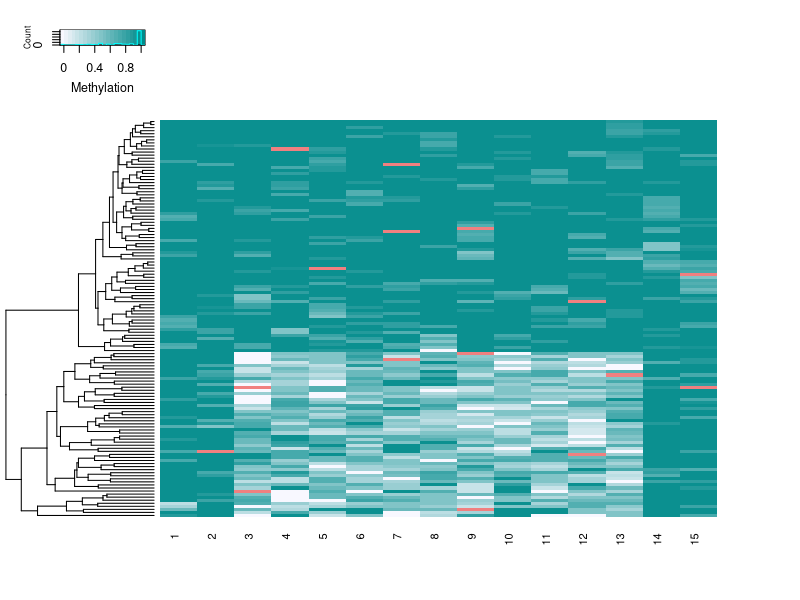

The R script that drew this image: (Note: this script raises an error after producing the figure.)
############################################################################
############################################################################
###########                                                      ###########
###########                  Simulation study 2                  ###########
###########             Author: Benjamin Planterose              ###########
###########                                                      ###########
###########        Erasmus MC University Medical Centre          ###########
###########               Rotterdam, The Netherlands             ###########
###########                                                      ###########
###########           b.planterosejimenez@erasmusmc.nl           ###########
###########                                                      ###########
############################################################################
############################################################################

## Load libraries
library(gplots)
library(data.table)
library(parallel)
library(MASS)
library(MLmetrics)
library(ggplot2)

## Load functions
sample_mat = function(N, p)
{
  if(length(N) == 0)
  {
    return(NULL)
  }
  if(is.null(ncol(N)))
  {
    dim(N) = c(length(N), 1)
  }
  matrix(sapply(1:prod(dim(N)), function(x) rbinom(n = 1, size = c(N)[x], prob = p)), nrow = nrow(N))
}

simulate_UM <- function(bin_size, f, L, n, lambda, p, epsilon, model)
{
  n_bin = L/bin_size
  n_bin_flank = f/bin_size
  
  # Fill in the flanking bins
  N_mat = matrix(rpois(n = n_bin*n, lambda), nrow = n_bin)
  M_mat = matrix(NA, nrow = n_bin, ncol = n)
  M_mat[1:n_bin_flank, ] = sample_mat(N_mat[1:n_bin_flank, ], (1-epsilon))
  M_mat[(n_bin-n_bin_flank+1):n_bin, ] = sample_mat(N_mat[(n_bin-n_bin_flank+1):n_bin, ], (1-epsilon))

  if(model == 'M1')
  {
    M_mat[(n_bin_flank+1):(n_bin-n_bin_flank), ] = sample_mat(N_mat[(n_bin_flank+1):(n_bin-n_bin_flank), ], p)
  }
  if(model == 'M2')
  {
    classes = sample(c(0,1), n, prob = c(1-p, p), replace= T)
    M_mat[(n_bin_flank+1):(n_bin-n_bin_flank), classes == 0] = sample_mat(N_mat[(n_bin_flank+1):(n_bin-n_bin_flank), classes == 0], epsilon)
    M_mat[(n_bin_flank+1):(n_bin-n_bin_flank), classes == 1] = sample_mat(N_mat[(n_bin_flank+1):(n_bin-n_bin_flank), classes == 1], (1-epsilon))
  }
  if(model == 'M3')
  {
    p = p/2
    classes = sample(c(0,1), n, prob = c(1-2*p, 2*p), replace= T)
    M_mat[(n_bin_flank+1):(n_bin-n_bin_flank), classes == 0] = sample_mat(N_mat[(n_bin_flank+1):(n_bin-n_bin_flank), classes == 0], epsilon)
    M_mat[(n_bin_flank+1):(n_bin-n_bin_flank), classes == 1] = sample_mat(N_mat[(n_bin_flank+1):(n_bin-n_bin_flank), classes == 1], 0.5)
  }
  if(model == 'M4')
  {
    p = 1-p/2
    classes = sample(c(0,1), n, prob = c(2*(1-p), 1-2*(1-p)), replace= T)
    M_mat[(n_bin_flank+1):(n_bin-n_bin_flank), classes == 0] = sample_mat(N_mat[(n_bin_flank+1):(n_bin-n_bin_flank), classes == 0], 0.5)
    M_mat[(n_bin_flank+1):(n_bin-n_bin_flank), classes == 1] = sample_mat(N_mat[(n_bin_flank+1):(n_bin-n_bin_flank), classes == 1], (1-epsilon))
  }
  if(model == 'M5')
  {
    classes = sample(c(0,1,2), n, prob = c((1-p)^2, 2*p*(1-p), p^2), replace= T)
    M_mat[(n_bin_flank+1):(n_bin-n_bin_flank), classes == 0] = sample_mat(N_mat[(n_bin_flank+1):(n_bin-n_bin_flank), classes == 0], epsilon)
    M_mat[(n_bin_flank+1):(n_bin-n_bin_flank), classes == 1] = sample_mat(N_mat[(n_bin_flank+1):(n_bin-n_bin_flank), classes == 1], 0.5)
    M_mat[(n_bin_flank+1):(n_bin-n_bin_flank), classes == 2] = sample_mat(N_mat[(n_bin_flank+1):(n_bin-n_bin_flank), classes == 2], (1-epsilon))
  }
  U_mat = N_mat - M_mat
  return(list(M = M_mat, U = U_mat))
}

Visualize_JRC <- function(M, U)
{
  breaks=seq(-0.05, 1.05, 0.05)
  my_palette <- colorRampPalette(c("ghostwhite", "darkcyan"))(n = length(breaks) - 1)
  BETA = M/(M+U)
  heatmap.2(t(BETA), trace = 'none', Colv = 'none', breaks = breaks,
            na.color = 'lightcoral', dendrogram = 'row', col = my_palette,
            offsetRow = -55, keysize = 1, labRow = '', cexRow = 2, srtRow = 90, key.title = '', key.xlab = 'Methylation',
            main = '', cexCol = 0.8) 
}

simulation = function(bin_size, f, L, n, lambda, p, epsilon, N_rep, bin_tol, mod_tol)
{
  sim.data = lapply(c('M1', 'M2', 'M3', 'M4', 'M5'), function(i) lapply(1:N_rep, function(j) simulate_UM(bin_size, f, L, n, lambda, p, epsilon, i)))
  likelihood_list = lapply(1:5, function(i) sapply(1:N_rep, function(j) test_region(sim.data[[i]][[j]], epsilon = epsilon, tol = bin_tol)))
  likelihood_list = lapply(likelihood_list, t)
  likelihoods = as.data.frame(Reduce(rbind, likelihood_list))
  likelihoods$real = rep(1:5, each = N_rep)
  likelihoods$predicted = sapply(1:nrow(likelihoods), function(i) classify(as.numeric(likelihoods[i, 1:5]), tol = mod_tol))
  likelihoods$predicted[!(likelihoods$predicted %in% c('L1', 'L2_L5', 'L3_L5', 'L4_L5', 'L5'))] = 'L1'
  likelihoods$predicted2 = factor(likelihoods$predicted, levels =c('L1', 'L2_L5', 'L3_L5', 'L4_L5', 'L5'))
  levels(likelihoods$predicted2) = 1:5
  #likelihoods = likelihoods[!is.na(likelihoods$predicted),]
  return(F1_Score_macro(likelihoods$predicted2, likelihoods$real))
}

rowMin <- function(mat)
{
  sapply(1:nrow(mat), function(x) which.min(mat[x,]))
}

JRC_sorter <- function(U, M, epsilon)
{
  total = U+M
  
  # Model 1
  p1 = sum(M)/sum(total)
  L1 = sum(dbinom(x = M, size = total, prob = p1, log = T))
  
  # Model 2
  D_mat = cbind((M-0)^2, (M-total)^2)
  cluster2 = rowMin(D_mat)-1
  indicator2 = cluster2 + (cluster2 == 0)*epsilon - (cluster2 == 1)*epsilon
  L2 = sum(dbinom(x = M, size = total, prob = indicator2, log = T))
  
  # Model 3
  D_mat = cbind((M-0.5*total)^2, (M-total)^2)
  cluster3 = (rowMin(D_mat))/2
  indicator3 = cluster3 + (cluster3 == 0)*epsilon - (cluster3 == 1)*epsilon
  L3 = sum(dbinom(x = M, size = total, prob = indicator3, log = T))
  
  # Model 4
  D_mat = cbind((M-0)^2, (M-0.5*total)^2)
  cluster4 = (rowMin(D_mat)-1)/2
  indicator4 = cluster4 + (cluster4 == 0)*epsilon - (cluster4 == 1)*epsilon
  L4 = sum(dbinom(x = M, size = total, prob = indicator4, log = T))
  
  # Model 5
  D_mat = Reduce(cbind, list((M-0)^2, (M-0.5*total)^2, (M-total)^2))
  cluster5 = (rowMin(D_mat)-1)/2
  #p5 = mean(cluster5)
  indicator5 = cluster5 + (cluster5 == 0)*epsilon - (cluster5 == 1)*epsilon
  L5 = sum(dbinom(x = M, size = total, prob = indicator5, log = T))
  
  L_vec = c(L1 = L1, L2 = L2, L3 = L3, L4 = L4, L5 = L5)
  L_vec
}

colMax_tol <- function(mat, tol)
{
  sapply(1:ncol(mat), function(i) paste(names(which(mat[,i] > max(mat[,i]) - tol*abs(max(mat[,i])))), collapse = '_'))
}

test_region <- function(RES_i, epsilon, tol)
{
  M = RES_i[[1]]; U = RES_i[[2]]
  # Likelihoods
  L_mat = sapply(1:nrow(M), function(i) JRC_sorter(M[i,], U[i,], epsilon = epsilon))
  colnames(L_mat) = 1:ncol(L_mat)
  state_bin = colMax_tol(L_mat, tol)
  state_bin[grepl('L1', state_bin)] = 'L1'
  
  s_vec = numeric(length = 5); names(s_vec) = paste('L', 1:5, sep='')
  s_vec['L1'] = sum(L_mat[1,])
  
  for(i in paste('L', 2:5, sep=''))
  {
    where = grepl(i, state_bin)
    if(sum(where) > 0)
    {
      values = L_mat[1,]
      values[where] = L_mat[i, where]
      s_vec[i] = sum(values)
    }
    else
    {
      s_vec[i] = -Inf
    }
  }
  #s_vec = rowSums(L_mat)
  return(likelihoods = s_vec)
}

classify <- function(s_vec, tol)
{
  names(s_vec) = paste('L', 1:length(s_vec), sep = '')
  M_L = max(s_vec)
  out_category = names(which(s_vec >= M_L - tol*abs(M_L)))
  out_label = paste(out_category, collapse = '_')
  return(out_label)
}

simulate_all_conditions <- function(bin_size, f, L, epsilon, conditions, N_rep, bin_tol, mod_tol, N_iter)
{
  for(j in 1:N_iter)
  {
    print(paste(j, 'of', N_iter))
    f1_score_j = sapply(1:nrow(conditions), function(i) simulation(bin_size, f, L, n = conditions$n[i], 
                                                                   lambda = conditions$lambda[i],
                                                                   p = conditions$p[i], epsilon, N_rep, bin_tol, mod_tol))
    # bin_size, f, L, n, lambda, p, epsilon, N_rep, bin_tol, mod_tol
    conditions = cbind(conditions, f1_score_j)
  }
  return(conditions)
}


####### Visualize simulator
sim.data = simulate_UM(bin_size = 200, f = 400, L = 3000, n = 130, lambda = 5, p = 0.5, epsilon = 0.05, model = 'M4')
rowMeans(sim.data$M/(sim.data$M + sim.data$U))
Visualize_JRC(M = sim.data$M, U = sim.data$U)

####### Define parameters
# Fix
bin_size = 200
f = 400
L = 3000
epsilon = 0.05
N_rep = 50
N_iter = 5
bin_tol = 0.15
mod_tol = 0.1
# Variable
n = c(50, 75, 100, 150, 250)
lambda = c(5, 7, 10, 50, 100)
p = seq(0.05, 0.45, 0.1)
conditions = expand.grid(n, lambda, p)
colnames(conditions) = c("n", "lambda", "p")
dim(conditions) # 125   3

####### Run Simulation
start_time <- Sys.time()
set.seed(123)
RES = simulate_all_conditions(bin_size, f, L, epsilon, conditions, N_rep, bin_tol, mod_tol, N_iter)
end_time <- Sys.time()
end_time - start_time #  Time difference of 2.488155 hours

####### Visualize results
colnames(RES) = c('n', 'lambda', 'p', paste('f1_score', 1:(ncol(RES)-3)))
RES.m = reshape2::melt(RES, id.vars = c('n', 'lambda', 'p'))
RES.m$p = factor(RES.m$p)
RES.m$lambda = factor(RES.m$lambda)
p1 = ggplot(data = RES.m, mapping = aes(x = n, y = value, col = lambda)) +facet_wrap( ~ p, ncol = length(unique(RES.m$p))) +
  geom_point(alpha = 0.6) + ylim(0,1) + xlim(0, max(RES.m$n)) + geom_smooth(alpha = 0, method = "glm", method.args = list(family = 'quasibinomial', control = list(maxit = 500))) +
  theme(legend.text=element_text(size=8),
        strip.text = element_text(size = 7),
        plot.title = element_text(hjust = 0.5, size=8),
        axis.text.x = element_text(angle = 90, vjust = 0.5, hjust=1)) +
  ggtitle(paste('L = ', L, '; f = ', f, '; bin_size = ', bin_size, '; epsilon = ', epsilon, '; N_iter = ', N_iter, '; N_rep = ', 
                N_rep, '; bin_tol = ', bin_tol, '; mod_tol = ', mod_tol, sep = '')) + ylab("Macro F1-score")


setwd('/media/ultron/2tb_disk1/ben/JRC_project/figures/')
ggsave(filename = 'simulations_JRCsorter.tiff', plot = p1, device = 'tiff', dpi = 300, width = 6.7, height = 3, units = 'in')

setwd('/media/ultron/2tb_disk1/ben/JRC_project/results/simulation_JRC_sorter/')
saveRDS(RES.m, paste(format(Sys.time(), '%Y%m%d'), 'simulation_results.Rds', sep = '_'))


##### Limitations

# 1. Region (of constant length) is properly specified except for the first and last two bins. In reality, it is a bit more complicated.
#    Also, region of interest is quite large.
# 2. Epsilon set for generation is also epsilon set for likelihood. This is not necesarily the case.
# 3. Count distribution follows a Poisson distribution independent of bin and individual. This is unlikely the case.
# 4. Performance is measured on equal number of M1, M2, M3, M4, M5 cases. We don´t expect similar proportions in practice. M1 >> M5 > M3, M4 > M2
